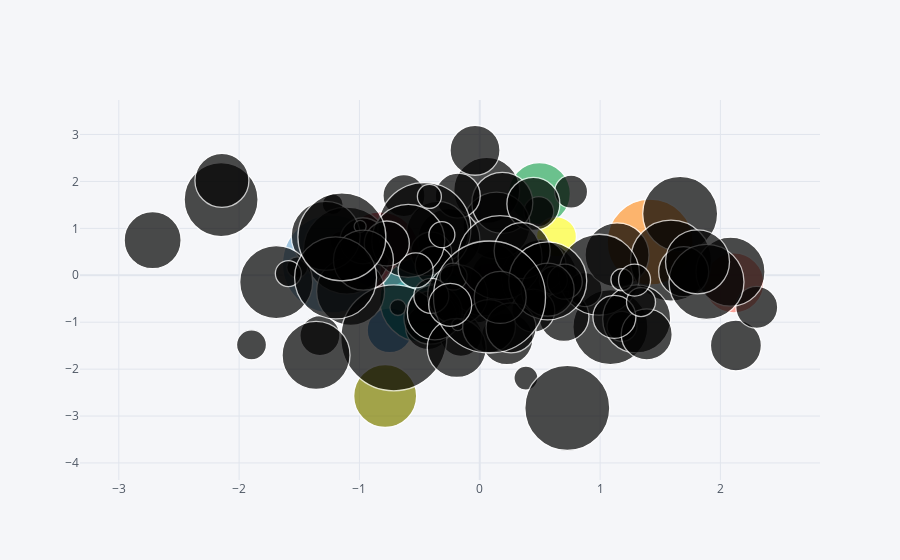

The code cell stored with this chart in its notebook:
### Code cell
df.iplot(kind = "bubble" , x = "A", y ="B", size = "C")
